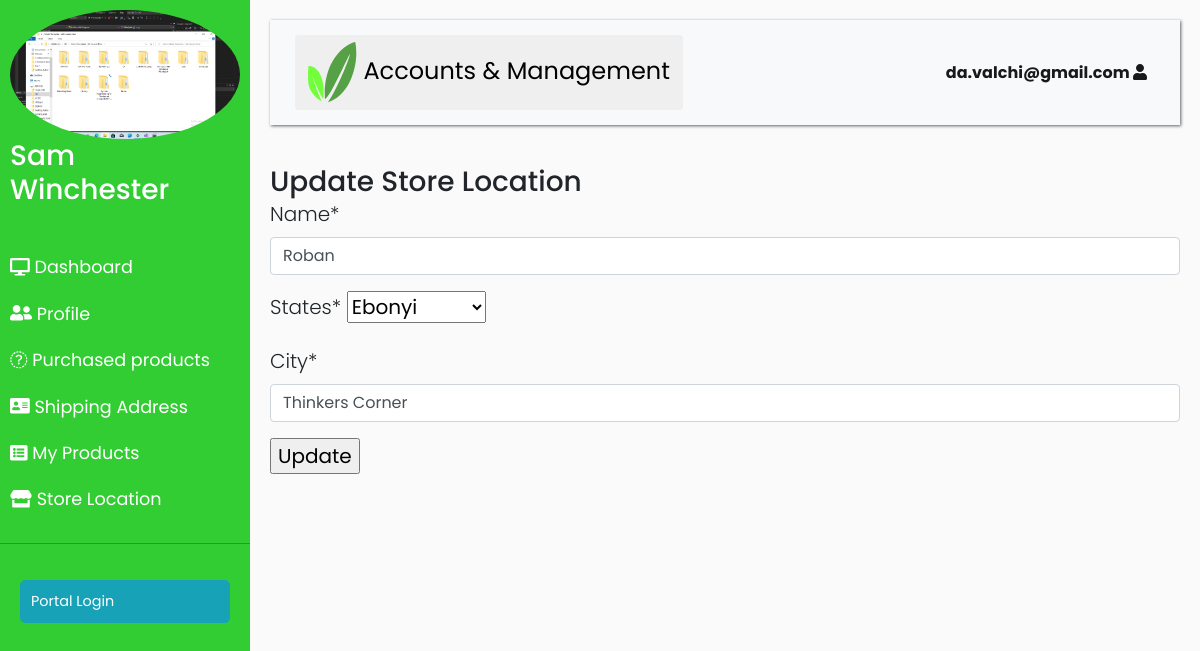
The page /account/storeupdate/1 (signed in) on the database its author committed.
### account/models.py (models this page shows, shortened)
class User(AbstractBaseUser):
    first_name = models.CharField(max_length=50)
    last_name = models.CharField(max_length=50)
    email = models.EmailField(
        verbose_name='email address',
        max_length=255,
        unique=True,
    )
    phone = models.CharField(max_length=20)
    Active_Shipping_Address = models.ForeignKey(
        'goods.ShippingAddress',
        on_delete=models.DO_NOTHING,
        blank=True,
        null=True,
    )
    staff = models.BooleanField(default=False)
    admin = models.BooleanField(default=False)
    profile_picture = models.ImageField(blank=True, null=True)
    STATUS = (
        ('Buyer', 'Buyer'),
        ('Seller', 'Seller'),
    )
    client_status = models.CharField(max_length=500, choices=STATUS)
    USERNAME_FIELD = 'email'
    REQUIRED_FIELDS = ['first_name', 'last_name']
    @property
    def is_staff(self):
        return self.staff
    objects = UserManager()

class Profile(models.Model):
    user = models.OneToOneField(User, on_delete=models.CASCADE)
    images = models.ImageField(default='default.jpg', upload_to='profile_pics')

### goods/models.py (models this page shows, shortened)
class StoreLocation(models.Model):
    name = models.CharField(max_length=20)
    states_list= (
                    ("Abia", " Abia"),
                    ( "Bauchi", "Bauchi",),
                    ( "Bayelsa","Bayelsa",),
                    ( "Benue", "Benue",),
                    ( "Borno",  "Borno",     ),
                  ("Cross River" ,"Cross River",),
                  ("Delta",   "Delta",   ),
                    ("Ebonyi",  "Ebonyi",  ),
                    ("Edo",    "Edo",    ),
                    ("Ekiti",  "Ekiti",  ),
                    ("Enugu",  "Enugu",   ),
                    ("FCT - Abuja","FCT - Abuja",),
                  ("Gombe",  "Gombe",  ),
                    ("Imo",    "Imo",    ),
                    ("Jigawa", "Jigawa", ),
                    ("Kaduna",  "Kaduna",  ),
                    ("Kano",    "Kano",       ),
                  ("Katsina","Katsina",),
                    ("Kebbi",   "Kebbi",      ),
                  ("Kogi",      "Kogi",    ),
                    ("Kwara",   "Kwara",   ),
                    ("Lagos",   "Lagos",   ),
                    ("Nasarawa","Nasarawa",),
                    ("Niger",   "Niger",      ),
                  ("Ogun",      "Ogun",    ),
                    ("ndo",     "ndo",     ),
                    ("Osun",    "Osun",    ),
                    ("Oyo",    "Oyo",    ),
                    ("Plateau","Plateau",),
                    ("Rivers",  "Rivers",  ),
                    ("Sokoto",  "Sokoto", ),
                    ("Taraba","Taraba",),
                    ("Yobe",    "Yobe",),
                  ("Zamfara","Zamfara")    ,
)
    states=models.CharField(max_length=20,choices=states_list)
    city=models.CharField(max_length=20)
    created_by=models.ForeignKey('account.User',on_delete=models.CASCADE,default=True)

### farmer/views.py (the view, shortened to what this page needs)
# urls.py: path('storeupdate/<pk>',views.StoreUpdateView.as_view(),name='storeupdate'),
class StoreUpdateView(UpdateView):
    model = StoreLocation
    fields = ['name','states','city']
    success_url = reverse_lazy('storelist')
    template_name = 'farmer/storeupdate.html'

### account/views.py (called while the page is built)
def _cart_id(request):
    cart = request.session.session_key
    if not cart:
        cart = request.session.create()
    return cart

### farmer/context_processor.py (called while the page is built)
def counter(request):
    cart_count=0
    if 'admin' in request.path:
        return {}
    else:
        try:
            cart=Cart.objects.filter(cart_id=_cart_id(request))
            cart_items=CartItem.objects.all().filter(cart=cart[:1])
            for cart_item in cart_items:
                cart_count+=cart_item.quantity
        except Cart.DoesNotExist:
            cart_count=0
    return dict(cart_count=cart_count)

### farmer/templates/farmer/storeupdate.html
{% extends 'farmer/account.html' %}
{% load crispy_forms_tags %}
{% block content %}
<h3 class="title-divider" style="margin-bottom: 0;"><span>Update Store Location </span> </h3>
<div class="lead" style="margin-bottom: 40px;">
    <form method="post">{% csrf_token %}
        {{ form|crispy }}
        <input type="submit" value="Update">
    </form>
</div>
{% endblock %}

### farmer/templates/farmer/account.html (shortened to what this page needs)
{% load static %}
<!DOCTYPE html>
<html>
<head>
    <link rel="stylesheet" href="https://stackpath.bootstrapcdn.com/bootstrap/4.1.0/css/bootstrap.min.css">
</head>
<body style="">
    <div class="wrapper">
        <nav id="sidebar">
            <div class="sidebar-header">
              <a  {% if request.user.profile.images.url %}
                      href="{% url 'profile' request.user.id %}"
                          {% else %} href={% url 'profile_picture' %} {% endif %} >
                <img {% if request.user.profile.images.url %}
                    src="{{ request.user.profile.images.url }}"
                    {% else %}
                    src="https://dummyimage.com/150x150.gif?text={{ request.user }}"
                {% endif %}
                        alt="" width="768" height="1024" alt="Seller-Logo" class="img-fluid w-100"
                                      style="border-radius: 50%; height: 60%; width: 50%;"
                                     >
              </a>
                <h3> {{request.user.first_name}}  {{request.user.last_name}}  </h3>
            </div>
            <ul class="list-unstyled components">
                    <li >
                        <a href="{% url 'dashboard' %} "
                        >
                            <i class="fas fa-desktop"></i>  Dashboard
                        </a>
                    </li>
                <li>
                    <a href="{% url 'profile' request.user.pk %}">
                        <i class="fas fa-user-friends"></i>
                         <span>Profile</span>
                    </a>
                    <a href="{% url 'purchasedproducts' %}"
                    >
                     <i class="fas fa-inventory"></i>
                       <span> Purchased products</span>
                    </a>
                </li>
                <li>
                    <a href="{% url 'shippinglist'  %}">
                        <i class="fa fa-address-card"></i>
                       <span> Shipping Address </span>
                    </a>
                </li>
                {% if request.user.is_staff %}
                <li>
                    <a href="{% url 'myproducts' %}">
                        <i class="fa fa-list-alt"></i>
                       <span>My Products</span>
                    </a>
                </li>
                <li>
                    <a href="{% url 'storelist' %}">
                        <i class="fas fa-store"></i> <span>Store Location</span>
                    </a>
                </li>
                {% endif %}
            </ul>
            <ul class="list-unstyled CTAs">
                <li>
                    <a href="{% url 'admin:index' %}" class="btn btn-info">Portal Login</a>
                </li>
            </ul>
        </nav>
        <div id="content">
            <nav class="navbar navbar-expand-lg navbar-light bg-light" >
                <div class="container-fluid" >
                    <button type="button" id="sidebarCollapse" class="btn " style="font-size: x-large;">
                        <img src=" {% static 'SYmbol.png' %}">
                        <span>  Accounts &amp; Management</span>
                    </button>
                    <div  id="navbarSupportedContent">
                        <ul class="nav navbar-nav ml-auto">
                            <li class="nav-item active">
                                <a class="nav-link"  href="{% url 'account' %} ">  {{ greet }} <strong> {{request.user.email}} </strong> <i class="fa fa-user"></i> </a>
                        </ul>
                    </div>
                </div>
            </nav>
{% block content %}{% endblock %}
        </div>
    </div>
</body>
</html>

### farmer/templates/farmer/account.html (style rules this page uses)
body { font-family: 'Poppins', sans-serif; background: #fafafa; }
a, a:hover, a:focus { color: inherit; text-decoration: none; transition: all 0.3s; }
.navbar { padding: 15px 10px; background: #fff; border: none; border-radius: 0; margin-bottom: 40px; box-shadow: 1px 1px 3px rgba(99,99,99); }
i, span { display: inline-block; }
.wrapper { display: flex; align-items: stretch; }
#sidebar { min-width: 250px; max-width: 250px; background: limegreen; color: #fff; transition: all 0.3s; }
#sidebar ul li a { text-align: left; }
#sidebar .sidebar-header { padding: 10px; background: limegreen; }
#sidebar ul.components { padding: 20px 0; border-bottom: 1px solid #47748b; }
#sidebar ul li a { padding: 10px; font-size: 1.1em; display: block; }
ul.CTAs { padding: 20px; }
ul.CTAs a { text-align: center; font-size: 0.9em !important; display: block; border-radius: 5px; margin-bottom: 5px; }
#content { width: 100%; padding: 20px; min-height: 100vh; transition: all 0.3s; }

### rows shown on the page
User: images (picture), user.first_name "Sam", user.last_name "Winchester", user.email "da.valchi@gmail.com"
StoreLocation: name "Roban", states "Ebonyi", city "Thinkers Corner"
